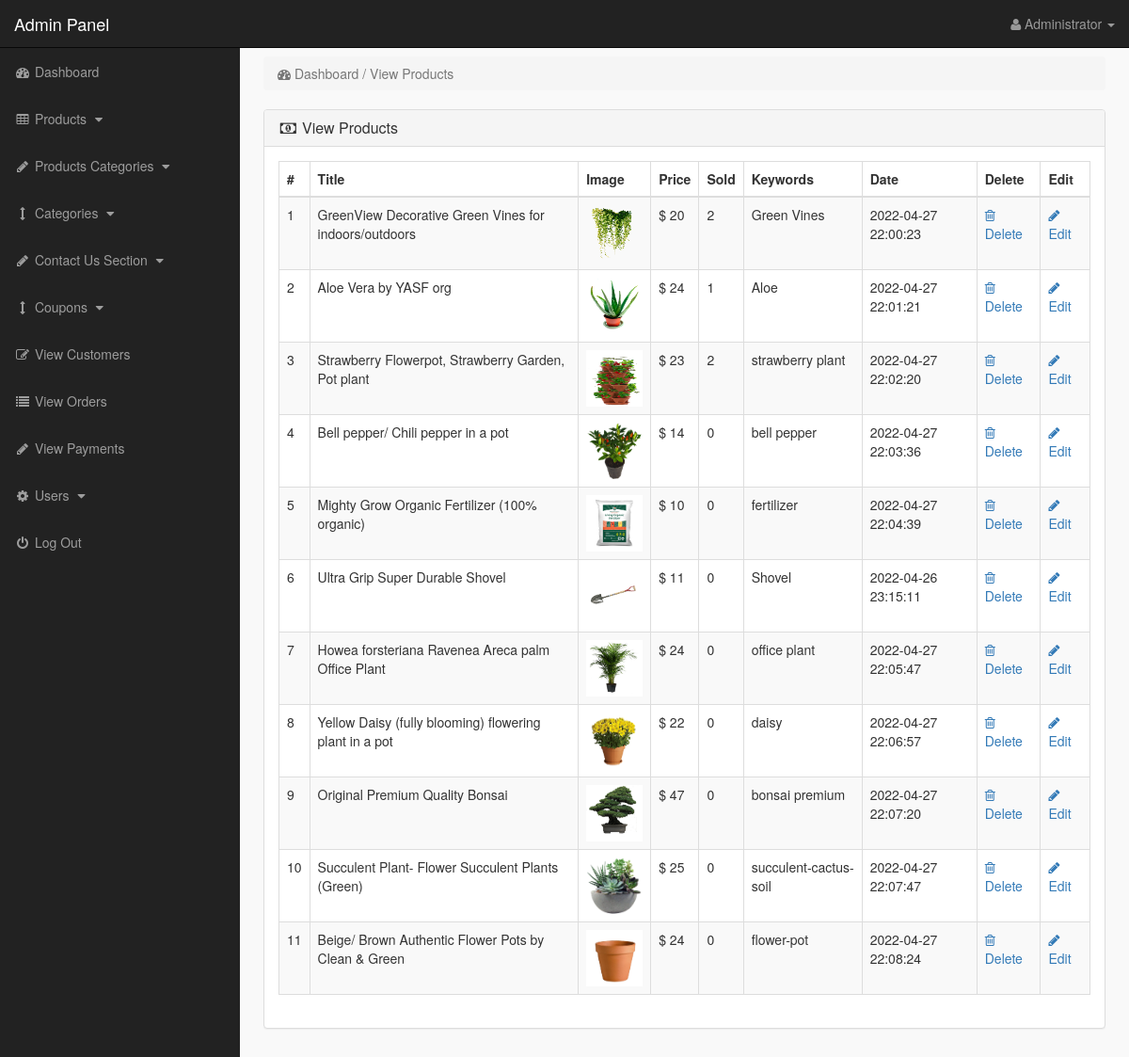
/admin_interface/index.php?view_products (signed in), run on the app's committed database.
### tables this page shows
CREATE TABLE `products` (
  `product_id` int(10) NOT NULL,
  `p_cat_id` int(10) NOT NULL,
  `cat_id` int(10) NOT NULL,
  `date` timestamp NOT NULL DEFAULT current_timestamp() ON UPDATE current_timestamp(),
  `product_title` text NOT NULL,
  `product_url` text NOT NULL,
  `product_img1` text NOT NULL,
  `product_img2` text NOT NULL,
  `product_img3` text NOT NULL,
  `product_price` int(10) NOT NULL,
  `product_psp_price` int(100) NOT NULL,
  `product_desc` text NOT NULL,
  `product_keywords` text NOT NULL,
  `product_label` text NOT NULL
);

### admin_interface/view_products.php (the view)
<?php
if(!isset($_SESSION['admin_email'])){
echo "<script>window.open('login.php','_self')</script>";
}
else {
?>
<div class="row">
<div class="col-lg-12" >
<ol class="breadcrumb" >
<li class="active" >
<i class="fa fa-dashboard"></i> Dashboard / View Products
</li>
</ol>
</div>
</div>
<div class="row" >
<div class="col-lg-12" >
<div class="panel panel-default" >
<div class="panel-heading" >
<h3 class="panel-title" >
<i class="fa fa-money fa-fw" ></i> View Products
</h3>
</div>
<div class="panel-body" >
<div class="table-responsive" >
<table class="table table-bordered table-hover table-striped" >
<thead>
<tr>
<th>#</th>
<th>Title</th>
<th>Image</th>
<th>Price</th>
<th>Sold</th>
<th>Keywords</th>
<th>Date</th>
<th>Delete</th>
<th>Edit</th>
</tr>
</thead>
<tbody>
<?php
$i = 0;
$get_pro = "select * from products";
$run_pro = mysqli_query($con,$get_pro);
while($row_pro=mysqli_fetch_array($run_pro)){
$pro_id = $row_pro['product_id'];
$pro_title = $row_pro['product_title'];
$pro_image = $row_pro['product_img1'];
$pro_price = $row_pro['product_price'];
$pro_keywords = $row_pro['product_keywords'];
$pro_date = $row_pro['date'];
$i++;
?>
<tr>
<td><?php echo $i; ?></td>
<td><?php echo $pro_title; ?></td>
<td><img src="product_images/<?php echo $pro_image; ?>" width="60" height="60"></td>
<td>$ <?php echo $pro_price; ?></td>
<td>
<?php
$get_sold = "select * from pending_orders where product_id='$pro_id'";
$run_sold = mysqli_query($con,$get_sold);
$count = mysqli_num_rows($run_sold);
echo $count;
?>
</td>
<td> <?php echo $pro_keywords; ?> </td>
<td><?php echo $pro_date; ?></td>
<td>
<a href="index.php?delete_product=<?php echo $pro_id; ?>">
<i class="fa fa-trash-o"> </i> Delete
</a>
</td>
<td>
<a href="index.php?edit_product=<?php echo $pro_id; ?>">
<i class="fa fa-pencil"> </i> Edit
</a>
</td>
</tr>
<?php } ?>
</tbody>
</table>
</div>
</div>
</div>
</div>
</div>
<?php } ?>

### admin_interface/index.php (shortened to what this page needs)
<?php
include("includes/db.php");
if(!isset($_SESSION['admin_email'])){
echo "<script>window.open('login.php','_self')</script>";
}
else {
?>
<?php
$admin_session = $_SESSION['admin_email'];
$get_admin = "select * from admins  where admin_email='$admin_session'";
$run_admin = mysqli_query($con,$get_admin);
$row_admin = mysqli_fetch_array($run_admin);
$admin_name = $row_admin['admin_name'];
?>
<!DOCTYPE html>
<html>
<head>
<link href="css/bootstrap.min.css" rel="stylesheet">
<link href="css/style.css" rel="stylesheet">
<link href="font-awesome/css/font-awesome.min.css" rel="stylesheet" >
</head>
<body>
<div id="wrapper">
<?php include("includes/sidebar.php");  ?>
<div id="page-wrapper">
<div class="container-fluid">
<?php
if(isset($_GET['view_products'])){
include("view_products.php");
}
?>
</div>
</div>
</div>
</body>
</html>
<?php } ?>

### admin_interface/includes/sidebar.php (shortened to what this page needs)
<?php
if(!isset($_SESSION['admin_email'])){
echo "<script>window.open('login.php','_self')</script>";
}
else {
?>
<nav class="navbar navbar-inverse navbar-fixed-top" >
<div class="navbar-header" >
<a class="navbar-brand" href="index.php?dashboard" >Admin Panel</a>
</div>
<ul class="nav navbar-right top-nav" >
<li class="dropdown" >
<a href="#" class="dropdown-toggle" data-toggle="dropdown" >
<i class="fa fa-user" ></i>
<?php echo $admin_name; ?> <b class="caret" ></b>
</a>
</li>
</ul>
<div class="collapse navbar-collapse navbar-ex1-collapse">
<ul class="nav navbar-nav side-nav">
<li>
<a href="index.php?dashboard">
<i class="fa fa-fw fa-dashboard"></i> Dashboard
</a>
</li>
<li>
<a href="#" data-toggle="collapse" data-target="#products">
<i class="fa fa-fw fa-table"></i> Products
<i class="fa fa-fw fa-caret-down"></i>
</a>
</li>
<li>
<a href="#" data-toggle="collapse" data-target="#p_cat">
<i class="fa fa-fw fa-pencil"></i> Products Categories
<i class="fa fa-fw fa-caret-down"></i>
</a>
</li>
<li>
<a href="#" data-toggle="collapse" data-target="#cat">
<i class="fa fa-fw fa-arrows-v"></i> Categories
<i class="fa fa-fw fa-caret-down"></i>
</a>
</li>
<li>
<a href="#" data-toggle="collapse" data-target="#contact_us">
<i class="fa fa-fw fa-pencil"> </i> Contact Us Section
<i class="fa fa-fw fa-caret-down"></i>
</a>
</li>
<li>
<a href="#" data-toggle="collapse" data-target="#coupons">
<i class="fa fa-fw fa-arrows-v"></i> Coupons
<i class="fa fa-fw fa-caret-down"></i>
</a>
</li>
<li>
<a href="index.php?view_customers">
<i class="fa fa-fw fa-edit"></i> View Customers
</a>
</li>
<li>
<a href="index.php?view_orders">
<i class="fa fa-fw fa-list"></i> View Orders
</a>
</li>
<li>
<a href="index.php?view_payments">
<i class="fa fa-fw fa-pencil"></i> View Payments
</a>
</li>
<li>
<a href="#" data-toggle="collapse" data-target="#users">
<i class="fa fa-fw fa-gear"></i> Users
<i class="fa fa-fw fa-caret-down"></i>
</a>
</li>
<li>
<a href="logout.php">
<i class="fa fa-fw fa-power-off"></i> Log Out
</a>
</li>
</ul>
</div>
</nav>
<?php } ?>

### admin_interface/css/style.css (style rules this page uses)
body { margin-top:100px; }
@media (min-width: 768px) { body { margin-top:50px; } }
#wrapper { padding-left:0; }
#page-wrapper { width:100%; padding:0; background-color:#F9F9F9; }
@media (min-width: 768px) { #wrapper { padding-left:255px; } }
@media (min-width: 768px) { #page-wrapper { padding:10px; } }
.top-nav { padding:0 15px; }
.top-nav>li { display:inline-block; float:left; }
.top-nav>li>a { padding-top:15px; padding-bottom:15px; line-height:20px; color:#999; }
@media (min-width: 768px) { .side-nav { position:fixed; top:51px; width:255px; border-radius:0; overflow-y:auto; background-color: #222; bottom:0; overflow-x:hidden; padding-bottom:40px; } }
@media (min-width: 768px) { .side-nav>li>a { width:255px; } }
.panel-body { border-radius:5px; }

### data on the page
products: product_title "GreenView Decorative Green Vines for indoors/outdoors", product_img1 (picture), product_price "20", count "2", product_keywords "Green Vines", date "2022-04-27 22:00:23"
products: product_title "Aloe Vera by YASF org", product_img1 (picture), product_price "24", count "1", product_keywords "Aloe", date "2022-04-27 22:01:21"
products: product_title "Strawberry Flowerpot, Strawberry Garden, Pot plant", product_img1 (picture), product_price "23", count "2", product_keywords "strawberry plant", date "2022-04-27 22:02:20"
products: product_title "Bell pepper/ Chili pepper in a pot", product_img1 (picture), product_price "14", count "0", product_keywords "bell pepper", date "2022-04-27 22:03:36"
products: product_title "Mighty Grow Organic Fertilizer (100% organic)", product_img1 (picture), product_price "10", count "0", product_keywords "fertilizer", date "2022-04-27 22:04:39"
products: product_title "Ultra Grip Super Durable Shovel", product_img1 (picture), product_price "11", count "0", product_keywords "Shovel", date "2022-04-26 23:15:11"
products: product_title "Howea forsteriana Ravenea Areca palm Office Plant", product_img1 (picture), product_price "24", count "0", product_keywords "office plant", date "2022-04-27 22:05:47"
products: product_title "Yellow Daisy (fully blooming) flowering plant in a pot", product_img1 (picture), product_price "22", count "0", product_keywords "daisy", date "2022-04-27 22:06:57"
products: product_title "Original Premium Quality Bonsai", product_img1 (picture), product_price "47", count "0", product_keywords "bonsai premium", date "2022-04-27 22:07:20"
products: product_title "Succulent Plant- Flower Succulent Plants (Green)", product_img1 (picture), product_price "25", count "0", product_keywords "succulent-cactus-soil", date "2022-04-27 22:07:47"
products: product_title "Beige/ Brown Authentic Flower Pots by Clean & Green", product_img1 (picture), product_price "24", count "0", product_keywords "flower-pot", date "2022-04-27 22:08:24"

### other printed values
$admin_name "Administrator"
